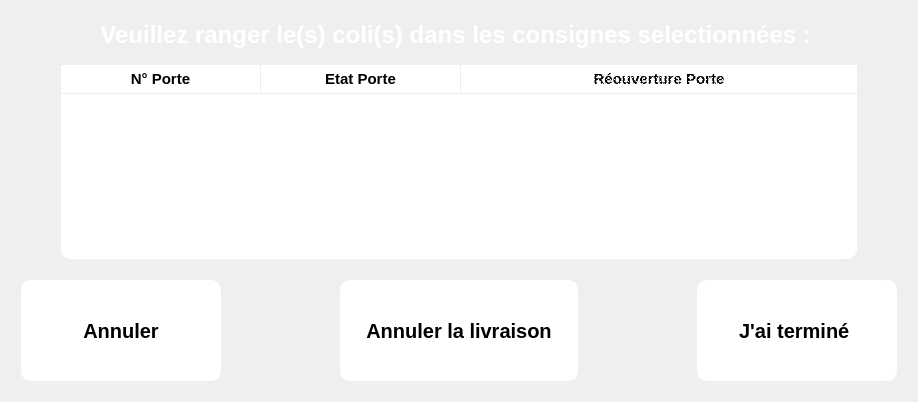
       <widget class="QWidget" name="P_StowPackage">
        <layout class="QGridLayout" name="gridLayout_2">
         <item row="1" column="0">
          <layout class="QVBoxLayout" name="verticalLayout_2">
           <property name="margin">
            <number>5</number>
           </property>
           <item>
            <widget class="QLabel" name="label">
             <property name="font">
              <font>
               <pointsize>18</pointsize>
               <weight>75</weight>
               <bold>true</bold>
              </font>
             </property>
             <property name="styleSheet">
              <string notr="true">color: rgb(255, 255, 255);
font: bold 18pt ;</string>
             </property>
             <property name="text">
              <string>Veuillez ranger le(s) coli(s) dans les consignes selectionnées : </string>
             </property>
             <property name="alignment">
              <set>Qt::AlignCenter</set>
             </property>
            </widget>
           </item>
           <item>
            <spacer name="verticalSpacer_4">
             <property name="orientation">
              <enum>Qt::Vertical</enum>
             </property>
             <property name="sizeType">
              <enum>QSizePolicy::Fixed</enum>
             </property>
             <property name="sizeHint" stdset="0">
              <size>
               <width>20</width>
               <height>5</height>
              </size>
             </property>
            </spacer>
           </item>
           <item>
            <layout class="QHBoxLayout" name="horizontalLayout_2">
             <property name="margin">
              <number>5</number>
             </property>
             <item>
              <spacer name="horizontalSpacer_2">
               <property name="orientation">
                <enum>Qt::Horizontal</enum>
               </property>
               <property name="sizeType">
                <enum>QSizePolicy::MinimumExpanding</enum>
               </property>
               <property name="sizeHint" stdset="0">
                <size>
                 <width>40</width>
                 <height>20</height>
                </size>
               </property>
              </spacer>
             </item>
             <item>
              <widget class="QTreeWidget" name="treeWidget">
               <property name="minimumSize">
                <size>
                 <width>796</width>
                 <height>0</height>
                </size>
               </property>
               <property name="maximumSize">
                <size>
                 <width>796</width>
                 <height>16777215</height>
                </size>
               </property>
               <property name="palette">
                <palette>
                 <active>
                  <colorrole role="WindowText">
                   <brush brushstyle="SolidPattern">
                    <color alpha="255">
                     <red>0</red>
                     <green>0</green>
                     <blue>0</blue>
                    </color>
                   </brush>
                  </colorrole>
                  <colorrole role="Button">
                   <brush brushstyle="SolidPattern">
                    <color alpha="255">
                     <red>255</red>
                     <green>255</green>
                     <blue>255</blue>
                    </color>
                   </brush>
                  </colorrole>
                  <colorrole role="Text">
                   <brush brushstyle="SolidPattern">
                    <color alpha="255">
                     <red>0</red>
                     <green>0</green>
                     <blue>0</blue>
                    </color>
                   </brush>
                  </colorrole>
                  <colorrole role="ButtonText">
                   <brush brushstyle="SolidPattern">
                    <color alpha="255">
                     <red>0</red>
                     <green>0</green>
                     <blue>0</blue>
                    </color>
                   </brush>
                  </colorrole>
                  <colorrole role="Base">
                   <brush brushstyle="SolidPattern">
                    <color alpha="255">
                     <red>255</red>
                     <green>255</green>
                     <blue>255</blue>
                    </color>
                   </brush>
                  </colorrole>
                  <colorrole role="Window">
                   <brush brushstyle="SolidPattern">
                    <color alpha="255">
                     <red>255</red>
                     <green>255</green>
                     <blue>255</blue>
                    </color>
                   </brush>
                  </colorrole>
                 </active>
                 <inactive>
                  <colorrole role="WindowText">
                   <brush brushstyle="SolidPattern">
                    <color alpha="255">
                     <red>0</red>
                     <green>0</green>
                     <blue>0</blue>
                    </color>
                   </brush>
                  </colorrole>
                  <colorrole role="Button">
                   <brush brushstyle="SolidPattern">
                    <color alpha="255">
                     <red>255</red>
                     <green>255</green>
                     <blue>255</blue>
                    </color>
                   </brush>
                  </colorrole>
                  <colorrole role="Text">
                   <brush brushstyle="SolidPattern">
                    <color alpha="255">
                     <red>0</red>
                     <green>0</green>
                     <blue>0</blue>
                    </color>
                   </brush>
                  </colorrole>
                  <colorrole role="ButtonText">
                   <brush brushstyle="SolidPattern">
                    <color alpha="255">
                     <red>0</red>
                     <green>0</green>
                     <blue>0</blue>
                    </color>
                   </brush>
                  </colorrole>
                  <colorrole role="Base">
                   <brush brushstyle="SolidPattern">
                    <color alpha="255">
                     <red>255</red>
                     <green>255</green>
                     <blue>255</blue>
                    </color>
                   </brush>
                  </colorrole>
                  <colorrole role="Window">
                   <brush brushstyle="SolidPattern">
                    <color alpha="255">
                     <red>255</red>
                     <green>255</green>
                     <blue>255</blue>
                    </color>
                   </brush>
                  </colorrole>
                 </inactive>
                 <disabled>
                  <colorrole role="WindowText">
                   <brush brushstyle="SolidPattern">
                    <color alpha="255">
                     <red>0</red>
                     <green>0</green>
                     <blue>0</blue>
                    </color>
                   </brush>
                  </colorrole>
                  <colorrole role="Button">
                   <brush brushstyle="SolidPattern">
                    <color alpha="255">
                     <red>255</red>
                     <green>255</green>
                     <blue>255</blue>
                    </color>
                   </brush>
                  </colorrole>
                  <colorrole role="Text">
                   <brush brushstyle="SolidPattern">
                    <color alpha="255">
                     <red>0</red>
                     <green>0</green>
                     <blue>0</blue>
                    </color>
                   </brush>
                  </colorrole>
                  <colorrole role="ButtonText">
                   <brush brushstyle="SolidPattern">
                    <color alpha="255">
                     <red>0</red>
                     <green>0</green>
                     <blue>0</blue>
                    </color>
                   </brush>
                  </colorrole>
                  <colorrole role="Base">
                   <brush brushstyle="SolidPattern">
                    <color alpha="255">
                     <red>255</red>
                     <green>255</green>
                     <blue>255</blue>
                    </color>
                   </brush>
                  </colorrole>
                  <colorrole role="Window">
                   <brush brushstyle="SolidPattern">
                    <color alpha="255">
                     <red>255</red>
                     <green>255</green>
                     <blue>255</blue>
                    </color>
                   </brush>
                  </colorrole>
                 </disabled>
                </palette>
               </property>
               <property name="font">
                <font>
                 <pointsize>15</pointsize>
                 <weight>75</weight>
                 <italic>false</italic>
                 <bold>true</bold>
                </font>
               </property>
               <property name="styleSheet">
                <string notr="true">QTreeView{
	border-radius:10px;
	background-color: rgb(255, 255, 255);
}

QTreeView::item{
	background-color: rgb(255, 255, 255);
}

QTreeView QHeaderView::section{
	background-color: rgb(255, 255, 255);
	height:28px;
	border-top:0px solid grey;
	border-right:1px solid rgb(238, 238, 238);
	border-bottom:1px solid rgb(238, 238, 238);
   
}

QTreeView QHeaderView::section:last{
	border-top:0px solid grey;
	border-right:0px solid rgb(238, 238, 238);
	border-bottom:1px solid rgb(238, 238, 238);
}



QScrollBar::add-line:vertical {

    background: grey;
    height: 28px;
    subcontrol-position: bottom;
    subcontrol-origin: margin;
}

QScrollBar::sub-line:vertical {
    background: grey;
    height: 28px;
    subcontrol-position: top;
    subcontrol-origin: margin;
}
QScrollBar::up-arrow:vertical{
  
  width: 0; height: 0;
  bottom:7px;
  border: 12px solid transparent;
  border-top-color: transparent;
  border-right-color: grey;
  border-bottom-color: white;
  border-left-color: grey;

}

QScrollBar:down-arrow:vertical{
  width: 0; height: 0;
  top:7px;
  border: 12px solid transparent;
  border-bottom-color: transparent;
  border-right-color: grey;
  border-top-color: white;
  border-left-color: grey;
}

QScrollBar::vertical{
	border-radius:10px ;
	padding-top:25px;
	padding-bottom:25px;
	border:3px solid grey;
    width:60px;	
    background: rgb(195, 195, 195);  
	
}

QScrollBar::handle:vertical{
	border-radius: 10px;
	border: 2px solid white;
	min-height: 40px;
    min-width:2px;
    max-height: 40px;
    max-width:2px;		
    margin: 2px;
	background: white;
   
}
QScrollBar::add-page:vertical, QScrollBar::sub-page:vertical {
    background: none;
}
</string>
               </property>
               <property name="verticalScrollBarPolicy">
                <enum>Qt::ScrollBarAsNeeded</enum>
               </property>
               <property name="horizontalScrollBarPolicy">
                <enum>Qt::ScrollBarAlwaysOff</enum>
               </property>
               <property name="autoScroll">
                <bool>true</bool>
               </property>
               <property name="autoScrollMargin">
                <number>16</number>
               </property>
               <property name="editTriggers">
                <set>QAbstractItemView::NoEditTriggers</set>
               </property>
               <property name="showDropIndicator" stdset="0">
                <bool>false</bool>
               </property>
               <property name="selectionMode">
                <enum>QAbstractItemView::NoSelection</enum>
               </property>
               <property name="textElideMode">
                <enum>Qt::ElideMiddle</enum>
               </property>
               <property name="rootIsDecorated">
                <bool>false</bool>
               </property>
               <property name="uniformRowHeights">
                <bool>true</bool>
               </property>
               <property name="itemsExpandable">
                <bool>false</bool>
               </property>
               <property name="animated">
                <bool>true</bool>
               </property>
               <property name="allColumnsShowFocus">
                <bool>true</bool>
               </property>
               <attribute name="headerDefaultSectionSize">
                <number>200</number>
               </attribute>
               <attribute name="headerHighlightSections">
                <bool>true</bool>
               </attribute>
               <attribute name="headerMinimumSectionSize">
                <number>200</number>
               </attribute>
               <column>
                <property name="text">
                 <string>N° Porte</string>
                </property>
                <property name="font">
                 <font>
                  <pointsize>11</pointsize>
                  <weight>75</weight>
                  <bold>true</bold>
                 </font>
                </property>
                <property name="textAlignment">
                 <set>AlignHCenter|AlignVCenter|AlignCenter</set>
                </property>
                <property name="background">
                 <color>
                  <red>203</red>
                  <green>203</green>
                  <blue>203</blue>
                 </color>
                </property>
               </column>
               <column>
                <property name="text">
                 <string>Etat Porte</string>
                </property>
                <property name="font">
                 <font>
                  <pointsize>11</pointsize>
                  <weight>75</weight>
                  <bold>true</bold>
                 </font>
                </property>
                <property name="textAlignment">
                 <set>AlignHCenter|AlignVCenter|AlignCenter</set>
                </property>
                <property name="background">
                 <color>
                  <red>203</red>
                  <green>203</green>
                  <blue>203</blue>
                 </color>
                </property>
               </column>
               <column>
                <property name="text">
                 <string>Réouverture Porte</string>
                </property>
                <property name="font">
                 <font>
                  <pointsize>11</pointsize>
                  <weight>75</weight>
                  <bold>true</bold>
                 </font>
                </property>
                <property name="textAlignment">
                 <set>AlignHCenter|AlignVCenter|AlignCenter</set>
                </property>
                <property name="background">
                 <color>
                  <red>203</red>
                  <green>203</green>
                  <blue>203</blue>
                 </color>
                </property>
                <property name="foreground">
                 <brush brushstyle="Dense2Pattern">
                  <color alpha="255">
                   <red>0</red>
                   <green>0</green>
                   <blue>0</blue>
                  </color>
                 </brush>
                </property>
               </column>
              </widget>
             </item>
             <item>
              <spacer name="horizontalSpacer_3">
               <property name="orientation">
                <enum>Qt::Horizontal</enum>
               </property>
               <property name="sizeType">
                <enum>QSizePolicy::MinimumExpanding</enum>
               </property>
               <property name="sizeHint" stdset="0">
                <size>
                 <width>40</width>
                 <height>20</height>
                </size>
               </property>
              </spacer>
             </item>
            </layout>
           </item>
           <item>
            <spacer name="verticalSpacer_5">
             <property name="orientation">
              <enum>Qt::Vertical</enum>
             </property>
             <property name="sizeType">
              <enum>QSizePolicy::Fixed</enum>
             </property>
             <property name="sizeHint" stdset="0">
              <size>
               <width>20</width>
               <height>5</height>
              </size>
             </property>
            </spacer>
           </item>
           <item>
            <layout class="QHBoxLayout" name="horizontalLayout_3">
             <property name="margin">
              <number>5</number>
             </property>
             <item>
              <widget class="QPushButton" name="B_Cancel_Range">
               <property name="minimumSize">
                <size>
                 <width>200</width>
                 <height>101</height>
                </size>
               </property>
               <property name="maximumSize">
                <size>
                 <width>200</width>
                 <height>101</height>
                </size>
               </property>
               <property name="font">
                <font>
                 <pointsize>15</pointsize>
                 <weight>75</weight>
                 <bold>true</bold>
                </font>
               </property>
               <property name="styleSheet">
                <string notr="true">QPushButton:flat:pressed{ 

	background-color: #ECF0F1;
}

QPushButton:flat {   
    	border:2px solid white;
		border-style: outset;
        border-radius:10px;
        background-color: rgb(255, 255, 255);
}</string>
               </property>
               <property name="text">
                <string>Annuler</string>
               </property>
               <property name="flat">
                <bool>true</bool>
               </property>
              </widget>
             </item>
             <item>
              <spacer name="horizontalSpacer_4">
               <property name="orientation">
                <enum>Qt::Horizontal</enum>
               </property>
               <property name="sizeHint" stdset="0">
                <size>
                 <width>40</width>
                 <height>20</height>
                </size>
               </property>
              </spacer>
             </item>
             <item>
              <widget class="QPushButton" name="B_CancelDelivery">
               <property name="minimumSize">
                <size>
                 <width>238</width>
                 <height>101</height>
                </size>
               </property>
               <property name="maximumSize">
                <size>
                 <width>238</width>
                 <height>101</height>
                </size>
               </property>
               <property name="font">
                <font>
                 <pointsize>15</pointsize>
                 <weight>75</weight>
                 <bold>true</bold>
                </font>
               </property>
               <property name="styleSheet">
                <string notr="true">QPushButton:flat:pressed{ 

	background-color: #ECF0F1;
}

QPushButton:flat {   
    	border:2px solid white;
		border-style: outset;
        border-radius:10px;
        background-color: rgb(255, 255, 255);
}</string>
               </property>
               <property name="text">
                <string>Annuler la livraison</string>
               </property>
               <property name="flat">
                <bool>true</bool>
               </property>
              </widget>
             </item>
             <item>
              <spacer name="horizontalSpacer_5">
               <property name="orientation">
                <enum>Qt::Horizontal</enum>
               </property>
               <property name="sizeHint" stdset="0">
                <size>
                 <width>40</width>
                 <height>20</height>
                </size>
               </property>
              </spacer>
             </item>
             <item>
              <widget class="QPushButton" name="B_Terminate">
               <property name="minimumSize">
                <size>
                 <width>200</width>
                 <height>101</height>
                </size>
               </property>
               <property name="maximumSize">
                <size>
                 <width>200</width>
                 <height>101</height>
                </size>
               </property>
               <property name="font">
                <font>
                 <pointsize>15</pointsize>
                 <weight>75</weight>
                 <bold>true</bold>
                </font>
               </property>
               <property name="styleSheet">
                <string notr="true">QPushButton:flat:pressed{ 

	background-color: #ECF0F1;
}

QPushButton:flat {   
    	border:2px solid white;
		border-style: outset;
        border-radius:10px;
        background-color: rgb(255, 255, 255);
}</string>
               </property>
               <property name="text">
                <string>J'ai terminé </string>
               </property>
               <property name="flat">
                <bool>true</bool>
               </property>
              </widget>
             </item>
            </layout>
           </item>
          </layout>
         </item>
         <item row="0" column="0">
          <spacer name="verticalSpacer">
           <property name="orientation">
            <enum>Qt::Vertical</enum>
           </property>
           <property name="sizeType">
            <enum>QSizePolicy::Fixed</enum>
           </property>
           <property name="sizeHint" stdset="0">
            <size>
             <width>20</width>
             <height>5</height>
            </size>
           </property>
          </spacer>
         </item>
        </layout>
       </widget>
